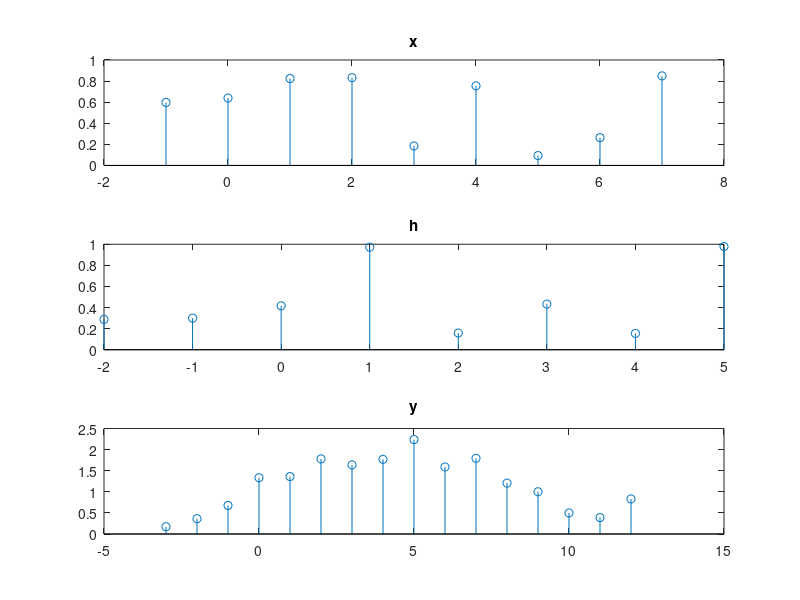

MATLAB code for this plot:
% Lab 5

% conv
clear;
close all;
clc;

x = rand(1,9);
org_x = 2;
nx = [0:length(x)-1]-org_x+1;

h = rand(1,8);
org_h = 3;
nh = [0:length(h)-1]-org_h+1;

y = conv(x,h);
ny = [nh(1)+nx(1):nx(end)+nh(end)];

figure;
subplot(311);
stem(nx, x);
title("x")
subplot(312);
stem(nh, h);
title("h")
subplot(313);
stem(ny, y);
title("y")